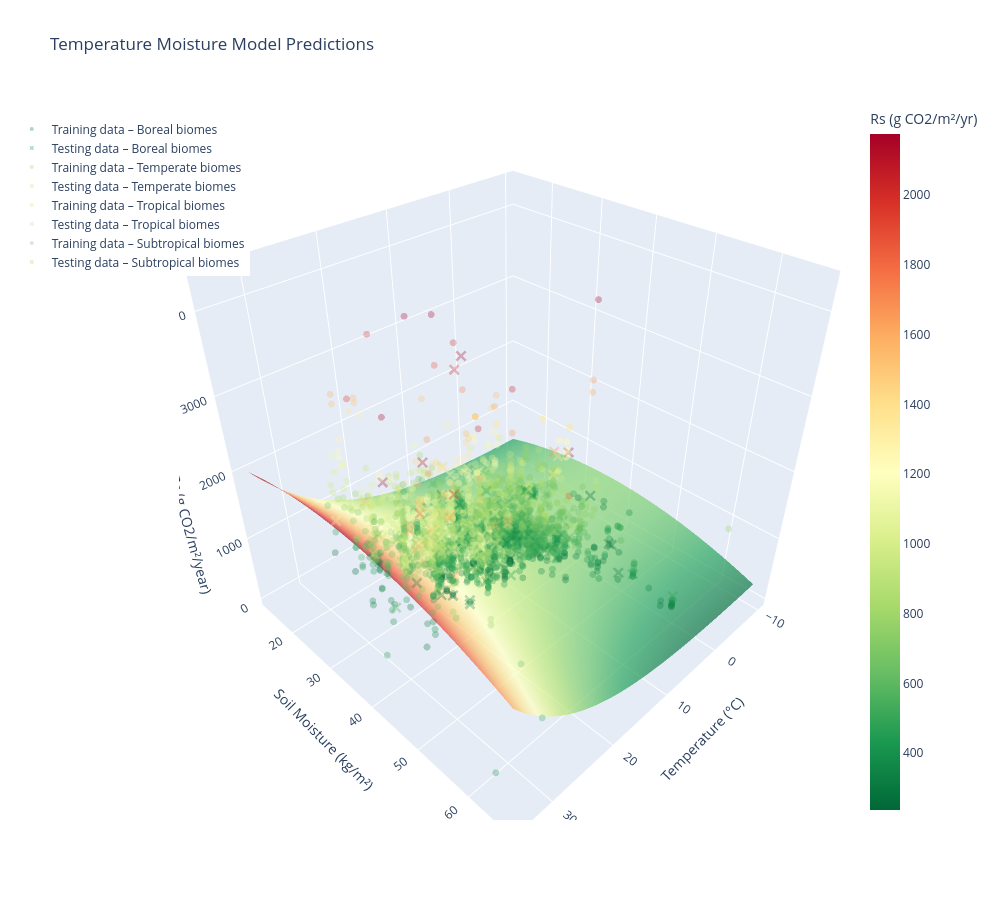

The cell this chart's notebook holds for it:
### Code cell
## For only fitting the model to a subset of the biomes, e.g. only tropical biomes, the data can still be subsetted at this point
# biomes = ["Boreal", "Temperate", "Tropical", "Subtropical"]  #list biomes of interest for study
# forests = forests[forests["Biome"].isin(biomes)]

model_M_global = True

best_params = run_simulation(kfold_splits = 10, model_M = model_M_global, RF = False)

### Figure 1 — Plotly figure (JSON) as saved in the notebook; plotly's stock layout.template omitted (floating-point values rounded to 4 significant figures; data arrays with more than 128 entries replaced by an {"elided": "..."} marker saying what was removed)
{"data": [{"colorbar": {"title": {"text": "Rs (g CO2/m²/yr)"}}, "colorscale": [[0, "rgb(0,104,55)"], [0.1, "rgb(26,152,80)"], [0.2, "rgb(102,189,99)"], [0.3, "rgb(166,217,106)"], [0.4, "rgb(217,239,139)"], [0.5, "rgb(255,255,191)"], [0.6, "rgb(254,224,139)"], [0.7, "rgb(253,174,97)"], [0.8, "rgb(244,109,67)"], [0.9, "rgb(215,48,39)"], [1, "rgb(165,0,38)"]], "name": "Temperature Moisture Model Predictions", "opacity": 0.7, "showscale": true, "type": "surface", "x": {"elided": "100x100 float values"}, "y": {"elided": "100x100 float values"}, "z": {"elided": "100x100 float values"}}, {"marker": {"color": {"elided": "191 float values"}, "colorscale": [[0, "rgb(0,104,55)"], [0.1, "rgb(26,152,80)"], [0.2, "rgb(102,189,99)"], [0.3, "rgb(166,217,106)"], [0.4, "rgb(217,239,139)"], [0.5, "rgb(255,255,191)"], [0.6, "rgb(254,224,139)"], [0.7, "rgb(253,174,97)"], [0.8, "rgb(244,109,67)"], [0.9, "rgb(215,48,39)"], [1, "rgb(165,0,38)"]], "opacity": 0.3, "showscale": false, "size": 4}, "mode": "markers", "name": "Training data – Boreal biomes", "type": "scatter3d", "x": {"elided": "191 float values"}, "y": {"elided": "191 float values"}, "z": {"elided": "191 float values"}}, {"marker": {"color": [255.0, 375.0, 413.0, 206.0, 739.0, 213.0, 320.0, 455.0, 184.0, 300.0, 453.0, 776.0, 541.0, 643.3, 1907.0, 586.0, 674.0, 477.0, 1468.0, 1101.0, 480.1, 744.7], "colorscale": [[0, "rgb(0,104,55)"], [0.1, "rgb(26,152,80)"], [0.2, "rgb(102,189,99)"], [0.3, "rgb(166,217,106)"], [0.4, "rgb(217,239,139)"], [0.5, "rgb(255,255,191)"], [0.6, "rgb(254,224,139)"], [0.7, "rgb(253,174,97)"], [0.8, "rgb(244,109,67)"], [0.9, "rgb(215,48,39)"], [1, "rgb(165,0,38)"]], "opacity": 0.3, "showscale": false, "size": 4, "symbol": "x"}, "mode": "markers", "name": "Testing data – Boreal biomes", "type": "scatter3d", "x": [0.8, 0.8, 0.8, -3.3, -2.3, -3.3, 1.5, 3.1, -10.0, 1.4, -1.4, 2.9, 2.9, 5.3, 3.5, 2.8, 2.8, 7.2, -0.3, -0.3, 3.5, 3.5], "y": [49.71, 52.49, 60.1, 43.71, 34.13, 44.29, 30.05, 40.58, 32.68, 35.66, 25.1, 42.38, 43.01, 38.44, 40.93, 35.26, 35.26, 30.27, 34.02, 34.01, 41.08, 41.08], "z": [255.0, 375.0, 413.0, 206.0, 739.0, 213.0, 320.0, 455.0, 184.0, 300.0, 453.0, 776.0, 541.0, 643.3, 1907.0, 586.0, 674.0, 477.0, 1468.0, 1101.0, 480.1, 744.7]}, {"marker": {"color": {"elided": "1395 float values"}, "colorscale": [[0, "rgb(0,104,55)"], [0.1, "rgb(26,152,80)"], [0.2, "rgb(102,189,99)"], [0.3, "rgb(166,217,106)"], [0.4, "rgb(217,239,139)"], [0.5, "rgb(255,255,191)"], [0.6, "rgb(254,224,139)"], [0.7, "rgb(253,174,97)"], [0.8, "rgb(244,109,67)"], [0.9, "rgb(215,48,39)"], [1, "rgb(165,0,38)"]], "opacity": 0.3, "showscale": false, "size": 4}, "mode": "markers", "name": "Training data – Temperate biomes", "type": "scatter3d", "x": {"elided": "1395 float values"}, "y": {"elided": "1395 float values"}, "z": {"elided": "1395 float values"}}, {"marker": {"color": {"elided": "155 float values"}, "colorscale": [[0, "rgb(0,104,55)"], [0.1, "rgb(26,152,80)"], [0.2, "rgb(102,189,99)"], [0.3, "rgb(166,217,106)"], [0.4, "rgb(217,239,139)"], [0.5, "rgb(255,255,191)"], [0.6, "rgb(254,224,139)"], [0.7, "rgb(253,174,97)"], [0.8, "rgb(244,109,67)"], [0.9, "rgb(215,48,39)"], [1, "rgb(165,0,38)"]], "opacity": 0.3, "showscale": false, "size": 4, "symbol": "x"}, "mode": "markers", "name": "Testing data – Temperate biomes", "type": "scatter3d", "x": {"elided": "155 float values"}, "y": {"elided": "155 float values"}, "z": {"elided": "155 float values"}}, {"marker": {"color": {"elided": "358 float values"}, "colorscale": [[0, "rgb(0,104,55)"], [0.1, "rgb(26,152,80)"], [0.2, "rgb(102,189,99)"], [0.3, "rgb(166,217,106)"], [0.4, "rgb(217,239,139)"], [0.5, "rgb(255,255,191)"], [0.6, "rgb(254,224,139)"], [0.7, "rgb(253,174,97)"], [0.8, "rgb(244,109,67)"], [0.9, "rgb(215,48,39)"], [1, "rgb(165,0,38)"]], "opacity": 0.3, "showscale": false, "size": 4}, "mode": "markers", "name": "Training data – Tropical biomes", "type": "scatter3d", "x": {"elided": "358 float values"}, "y": {"elided": "358 float values"}, "z": {"elided": "358 float values"}}, {"marker": {"color": [850.0, 372.0, 1350.0, 2310.0, 1570.0, 1577.0, 1819.0, 189.0, 1240.0, 533.0, 504.0, 946.0, 917.0, 1359.0, 1593.0, 1293.0, 1111.0, 1275.0, 990.0, 1130.0, 1047.0, 1687.0, 1192.0, 237.0, 1611.0, 1621.0, 1555.0, 1652.0, 1457.0, 980.0, 120.0, 456.0, 903.4, 1988.0, 1440.0, 1542.0, 1160.0, 1540.0, 1590.0, 1508.0], "colorscale": [[0, "rgb(0,104,55)"], [0.1, "rgb(26,152,80)"], [0.2, "rgb(102,189,99)"], [0.3, "rgb(166,217,106)"], [0.4, "rgb(217,239,139)"], [0.5, "rgb(255,255,191)"], [0.6, "rgb(254,224,139)"], [0.7, "rgb(253,174,97)"], [0.8, "rgb(244,109,67)"], [0.9, "rgb(215,48,39)"], [1, "rgb(165,0,38)"]], "opacity": 0.3, "showscale": false, "size": 4, "symbol": "x"}, "mode": "markers", "name": "Testing data – Tropical biomes", "type": "scatter3d", "x": [22.3, 22.3, 26.0, 27.0, 25.0, 27.0, 26.5, 20.6, 26.4, 23.0, 23.0, 26.0, 20.1, 27.4, 25.8, 26.5, 19.2, 19.2, 19.0, 19.0, 17.4, 21.8, 21.8, 4.8, 26.7, 26.7, 26.7, 26.7, 26.7, 21.5, 19.3, 27.0, 23.0, 25.1, 25.1, 25.1, 27.0, 27.0, 29.0, 13.0], "y": [21.28, 21.28, 27.56, 32.9, 24.44, 40.34, 37.14, 28.12, 30.49, 20.01, 22.06, 26.97, 35.21, 37.85, 37.74, 34.62, 32.53, 32.53, 40.31, 40.31, 30.39, 32.35, 32.35, 31.41, 38.29, 46.16, 46.16, 46.16, 35.13, 27.7, 32.22, 32.88, 24.34, 37.44, 37.76, 37.76, 19.55, 41.6, 32.61, 25.06], "z": [850.0, 372.0, 1350.0, 2310.0, 1570.0, 1577.0, 1819.0, 189.0, 1240.0, 533.0, 504.0, 946.0, 917.0, 1359.0, 1593.0, 1293.0, 1111.0, 1275.0, 990.0, 1130.0, 1047.0, 1687.0, 1192.0, 237.0, 1611.0, 1621.0, 1555.0, 1652.0, 1457.0, 980.0, 120.0, 456.0, 903.4, 1988.0, 1440.0, 1542.0, 1160.0, 1540.0, 1590.0, 1508.0]}, {"marker": {"color": {"elided": "552 float values"}, "colorscale": [[0, "rgb(0,104,55)"], [0.1, "rgb(26,152,80)"], [0.2, "rgb(102,189,99)"], [0.3, "rgb(166,217,106)"], [0.4, "rgb(217,239,139)"], [0.5, "rgb(255,255,191)"], [0.6, "rgb(254,224,139)"], [0.7, "rgb(253,174,97)"], [0.8, "rgb(244,109,67)"], [0.9, "rgb(215,48,39)"], [1, "rgb(165,0,38)"]], "opacity": 0.3, "showscale": false, "size": 4}, "mode": "markers", "name": "Training data – Subtropical biomes", "type": "scatter3d", "x": {"elided": "552 float values"}, "y": {"elided": "552 float values"}, "z": {"elided": "552 float values"}}, {"marker": {"color": [605.0, 600.0, 322.0, 535.0, 1407.0, 1835.0, 997.0, 213.0, 147.0, 1495.0, 386.0, 1284.0, 684.0, 1953.0, 1203.0, 870.0, 1150.0, 1158.0, 1116.0, 922.0, 679.0, 395.0, 694.0, 621.0, 1083.0, 1363.0, 782.0, 1111.0, 817.0, 636.0, 978.0, 946.0, 979.0, 1029.0, 1328.0, 741.5, 561.4, 1045.0, 488.2, 1250.0, 1310.0, 1234.0, 1022.0, 551.9, 736.7, 686.0, 789.1, 499.0, 1073.0, 1164.0, 907.0, 510.9, 677.4, 72.2, 908.2, 1116.0, 854.1, 733.5, 938.1, 1029.0, 1331.0], "colorscale": [[0, "rgb(0,104,55)"], [0.1, "rgb(26,152,80)"], [0.2, "rgb(102,189,99)"], [0.3, "rgb(166,217,106)"], [0.4, "rgb(217,239,139)"], [0.5, "rgb(255,255,191)"], [0.6, "rgb(254,224,139)"], [0.7, "rgb(253,174,97)"], [0.8, "rgb(244,109,67)"], [0.9, "rgb(215,48,39)"], [1, "rgb(165,0,38)"]], "opacity": 0.3, "showscale": false, "size": 4, "symbol": "x"}, "mode": "markers", "name": "Testing data – Subtropical biomes", "type": "scatter3d", "x": [17.9, 11.3, 11.3, 11.3, 21.5, 18.7, 18.7, 18.0, 18.0, 19.2, 19.2, 16.75, 15.5, 18.2, 16.8, 16.8, 21.4, 21.4, 21.4, 21.0, 16.5, 16.5, 20.5, 17.2, 15.2, 15.2, 15.6, 15.6, 17.2, 17.2, 15.9, 15.8, 10.1, 19.4, 22.0, 17.2, 17.2, 19.4, 17.2, 12.8, 12.8, 21.5, 22.6, 21.7, 15.0, 17.9, 6.4, 19.0, 22.3, 22.3, 19.1, 10.6, 10.6, 18.0, 17.4, 17.4, 16.2, 17.9, 17.9, 25.1, 15.2], "y": [31.07, 28.56, 27.85, 27.85, 34.23, 35.63, 35.63, 37.15, 37.15, 35.06, 30.48, 31.93, 34.76, 28.16, 30.08, 30.08, 36.12, 34.18, 34.47, 32.3, 31.12, 31.12, 33.65, 28.84, 39.51, 39.51, 36.62, 37.08, 28.84, 28.84, 37.13, 37.13, 33.11, 43.18, 30.0, 30.31, 30.31, 35.63, 28.31, 39.24, 39.24, 33.87, 25.6, 27.84, 33.57, 30.03, 30.85, 21.46, 34.74, 32.3, 30.6, 34.6, 34.6, 33.13, 28.84, 28.84, 32.84, 29.98, 31.08, 33.17, 28.28], "z": [605.0, 600.0, 322.0, 535.0, 1407.0, 1835.0, 997.0, 213.0, 147.0, 1495.0, 386.0, 1284.0, 684.0, 1953.0, 1203.0, 870.0, 1150.0, 1158.0, 1116.0, 922.0, 679.0, 395.0, 694.0, 621.0, 1083.0, 1363.0, 782.0, 1111.0, 817.0, 636.0, 978.0, 946.0, 979.0, 1029.0, 1328.0, 741.5, 561.4, 1045.0, 488.2, 1250.0, 1310.0, 1234.0, 1022.0, 551.9, 736.7, 686.0, 789.1, 499.0, 1073.0, 1164.0, 907.0, 510.9, 677.4, 72.2, 908.2, 1116.0, 854.1, 733.5, 938.1, 1029.0, 1331.0]}], "layout": {"height": 900, "legend": {"x": -0.25, "xanchor": "left", "y": 0.98, "yanchor": "top"}, "scene": {"xaxis": {"title": {"text": "Temperature (°C)"}}, "yaxis": {"title": {"text": "Soil Moisture (kg/m²)"}}, "zaxis": {"title": {"text": "Soil Respiration Rs (g CO2/m²/year)"}}}, "title": {"text": "Temperature Moisture Model Predictions"}, "width": 1000}}
